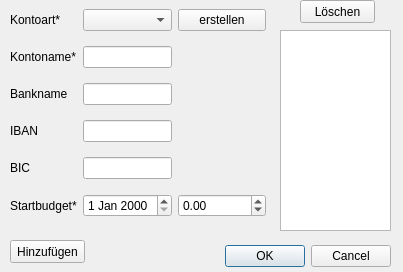
<?xml version="1.0" encoding="UTF-8"?>
<ui version="4.0">
 <class>BankAccountDialog</class>
 <widget class="QDialog" name="BankAccountDialog">
  <property name="geometry">
   <rect>
    <x>0</x>
    <y>0</y>
    <width>403</width>
    <height>272</height>
   </rect>
  </property>
  <property name="windowTitle">
   <string>Konto erstellen</string>
  </property>
  <widget class="QDialogButtonBox" name="buttonBox">
   <property name="geometry">
    <rect>
     <x>220</x>
     <y>240</y>
     <width>171</width>
     <height>32</height>
    </rect>
   </property>
   <property name="orientation">
    <enum>Qt::Horizontal</enum>
   </property>
   <property name="standardButtons">
    <set>QDialogButtonBox::Cancel|QDialogButtonBox::Ok</set>
   </property>
  </widget>
  <widget class="QWidget" name="gridLayoutWidget">
   <property name="geometry">
    <rect>
     <x>10</x>
     <y>0</y>
     <width>256</width>
     <height>231</height>
    </rect>
   </property>
   <layout class="QGridLayout" name="gridLayout">
    <item row="0" column="0">
     <widget class="QLabel" name="label">
      <property name="text">
       <string>Kontoart*</string>
      </property>
     </widget>
    </item>
    <item row="0" column="1">
     <widget class="QComboBox" name="comboBoxAccountCategory"/>
    </item>
    <item row="2" column="0">
     <widget class="QLabel" name="label_2">
      <property name="text">
       <string>Bankname</string>
      </property>
     </widget>
    </item>
    <item row="5" column="0">
     <widget class="QLabel" name="label_6">
      <property name="text">
       <string>Startbudget*</string>
      </property>
     </widget>
    </item>
    <item row="4" column="0">
     <widget class="QLabel" name="label_5">
      <property name="text">
       <string>BIC</string>
      </property>
     </widget>
    </item>
    <item row="3" column="0">
     <widget class="QLabel" name="label_4">
      <property name="text">
       <string>IBAN</string>
      </property>
     </widget>
    </item>
    <item row="3" column="1">
     <widget class="QLineEdit" name="lineEditIBAN"/>
    </item>
    <item row="2" column="1">
     <widget class="QLineEdit" name="lineEditBankName"/>
    </item>
    <item row="1" column="1">
     <widget class="QLineEdit" name="lineEditAccountName"/>
    </item>
    <item row="4" column="1">
     <widget class="QLineEdit" name="lineEditBIC"/>
    </item>
    <item row="1" column="0">
     <widget class="QLabel" name="label_3">
      <property name="text">
       <string>Kontoname*</string>
      </property>
     </widget>
    </item>
    <item row="0" column="2">
     <widget class="QPushButton" name="pushButtonAddAccountCategory">
      <property name="text">
       <string>erstellen</string>
      </property>
     </widget>
    </item>
    <item row="5" column="2">
     <widget class="QDoubleSpinBox" name="doubleSpinBoxStartBudget">
      <property name="minimum">
       <double>-999999999.000000000000000</double>
      </property>
      <property name="maximum">
       <double>999999999.000000000000000</double>
      </property>
     </widget>
    </item>
    <item row="5" column="1">
     <widget class="QDateEdit" name="dateEditStartBudget"/>
    </item>
   </layout>
  </widget>
  <widget class="QPushButton" name="pushButtonAdd">
   <property name="geometry">
    <rect>
     <x>10</x>
     <y>240</y>
     <width>75</width>
     <height>23</height>
    </rect>
   </property>
   <property name="text">
    <string>Hinzufügen</string>
   </property>
  </widget>
  <widget class="QPushButton" name="pushButtonDelete">
   <property name="geometry">
    <rect>
     <x>300</x>
     <y>0</y>
     <width>75</width>
     <height>23</height>
    </rect>
   </property>
   <property name="text">
    <string>Löschen</string>
   </property>
  </widget>
  <widget class="QListWidget" name="listWidget">
   <property name="geometry">
    <rect>
     <x>280</x>
     <y>30</y>
     <width>111</width>
     <height>201</height>
    </rect>
   </property>
  </widget>
 </widget>
 <tabstops>
  <tabstop>comboBoxAccountCategory</tabstop>
  <tabstop>lineEditAccountName</tabstop>
  <tabstop>lineEditBankName</tabstop>
  <tabstop>lineEditIBAN</tabstop>
  <tabstop>lineEditBIC</tabstop>
  <tabstop>pushButtonAdd</tabstop>
  <tabstop>pushButtonAddAccountCategory</tabstop>
  <tabstop>buttonBox</tabstop>
  <tabstop>pushButtonDelete</tabstop>
  <tabstop>listWidget</tabstop>
 </tabstops>
 <resources/>
 <connections>
  <connection>
   <sender>buttonBox</sender>
   <signal>accepted()</signal>
   <receiver>BankAccountDialog</receiver>
   <slot>accept()</slot>
   <hints>
    <hint type="sourcelabel">
     <x>248</x>
     <y>254</y>
    </hint>
    <hint type="destinationlabel">
     <x>157</x>
     <y>274</y>
    </hint>
   </hints>
  </connection>
  <connection>
   <sender>buttonBox</sender>
   <signal>rejected()</signal>
   <receiver>BankAccountDialog</receiver>
   <slot>reject()</slot>
   <hints>
    <hint type="sourcelabel">
     <x>316</x>
     <y>260</y>
    </hint>
    <hint type="destinationlabel">
     <x>286</x>
     <y>274</y>
    </hint>
   </hints>
  </connection>
 </connections>
</ui>
